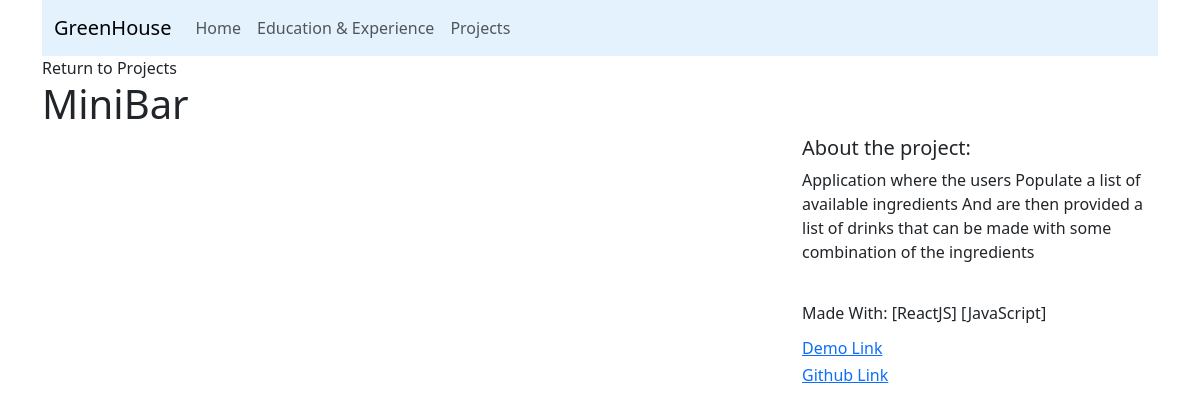
/projects/1/, run on the app's committed database.
### projects/models.py (models this page shows, shortened)
class Project(models.Model):
    title = models.CharField(max_length=100)
    shortdesc = models.TextField()
    tech = models.ManyToManyField(Tech, blank=True)
    longdesc = models.TextField()
    gitlink = models.CharField(max_length=100, blank=True, default="")
    demolink = models.CharField(max_length=100, blank=True, default="")

### exp/models.py (models this page shows, shortened)
class Tech(models.Model):
    name = models.CharField(max_length=30)

### projects/views.py (the view)
# urls.py: path("<int:pk>/", views.project_detail, name="details")
def project_detail(request, pk):
    project = Project.objects.get(pk=pk)
    tech = Tech.objects.all()
    context = {"project": project, "techs": tech}
    return render(request, "projectDetail.html", context)

### templates/projectDetail.html (shortened to what this page needs)
<html>
    <head>
        <link
        href="https://cdn.jsdelivr.net/npm/bootstrap@5.3.3/dist/css/bootstrap.min.css"
        rel="stylesheet"
>
    </head>
    <body>
        {% block page_content %}
        <div class="container">
            <nav class="navbar sticky-top justify-content-center navbar-expand-lg" style="background-color: #e3f2fd;">
                <div class="container-fluid">
                    <a class="navbar-brand" aria-current="page" href="#">GreenHouse</a>
                    <div class="collapse navbar-collapse" id="navbarNavAltMarkup">
                        <div class = "navbar-nav">
                            <a class="nav-link" aria-current="page" href="../../">Home</a>
                            <a class="nav-link" aria-current="page" href="../../exp">Education &amp Experience</a>
                            <a class="nav-link" aria-current="page" href="../">Projects</a>
                        </div>
                    </div>
                </div>
            </nav>
            <a class="nav-link active" aria-current="page" href="../">Return to Projects</a>
            <h1>{{ project.title }}</h1>
            <div class="row">
                <div class="col-md-8">
                </div>
                <div class="col-md-4">
                    <h5>About the project:</h5>
                    <p>{{ project.longdesc }}</p>
                    <br>
                    <h6>Made With:
                        {%for t1 in project.tech.all %}
                            {%for t2 in techs %}
                                {%if t1.id == t2.id %}
                                    [{{t2.name}}]
                                {% endif %}
                            {% endfor %}
                        {% endfor %}
                    </h6>
                    {% if project.demolink %}
                        <h6><a href="{{project.demolink}}">Demo Link</a></h6>
                    {% endif %}
                    {% if project.gitlink %}
                        <h6><a href="{{project.gitlink}}">Github Link</a></h6>
                    {% endif %}
                </div>
            </div>
        </div>
        {% endblock %}
    </body>
</html>

### data on the page
Project: title "MiniBar", longdesc "Application where the users Populate a list of available ingredients And are then provided a list of drinks that can be made with some combination of the ingredients"
Tech: name "ReactJS"
Tech: name "JavaScript"
